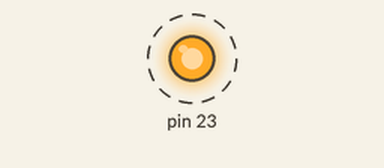
Bench run of a sketch on a simulated Arduino Uno, built with avr-gcc and run on an emulated ATmega328P. On the bench: output pins drawn as LEDs (lit = HIGH). Dashed ring = blinking.

Above: at 0.2 s.
Timing chart, 0 to 3.0 s (numbered marks = the images above):
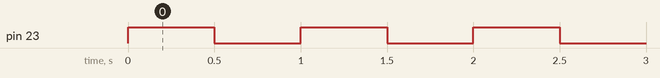

The sketch:

blinkLED.ino
```cpp
// ----- Preamble ----- //
#include <avr/io.h>     /* Defines pins, ports, etc. */
#include <util/delay.h> /* Functions to waste time. */

int main(void) {

    // ----- Inits ----- //
    // Port B Data Direction Register.
    DDRB |= 0b10000000; // Enabling output for pin PB7
    // or
    // DDRB |= (1 << PB7);


    // ----- Event loop ----- //
    while (1) {
        // Port B Data Register.
        PORTB = 0b10000000;    // Turn on 7th pin in PORTB
        _delay_ms(500);

        PORTB = 0b00000000;    // Turn off 7th pin in PORTB
        _delay_ms(500);
    }

    return 0;
}
```

Measured:
- by itself, pin 23: alternates HIGH for 0.50 s and LOW for 0.50 s
